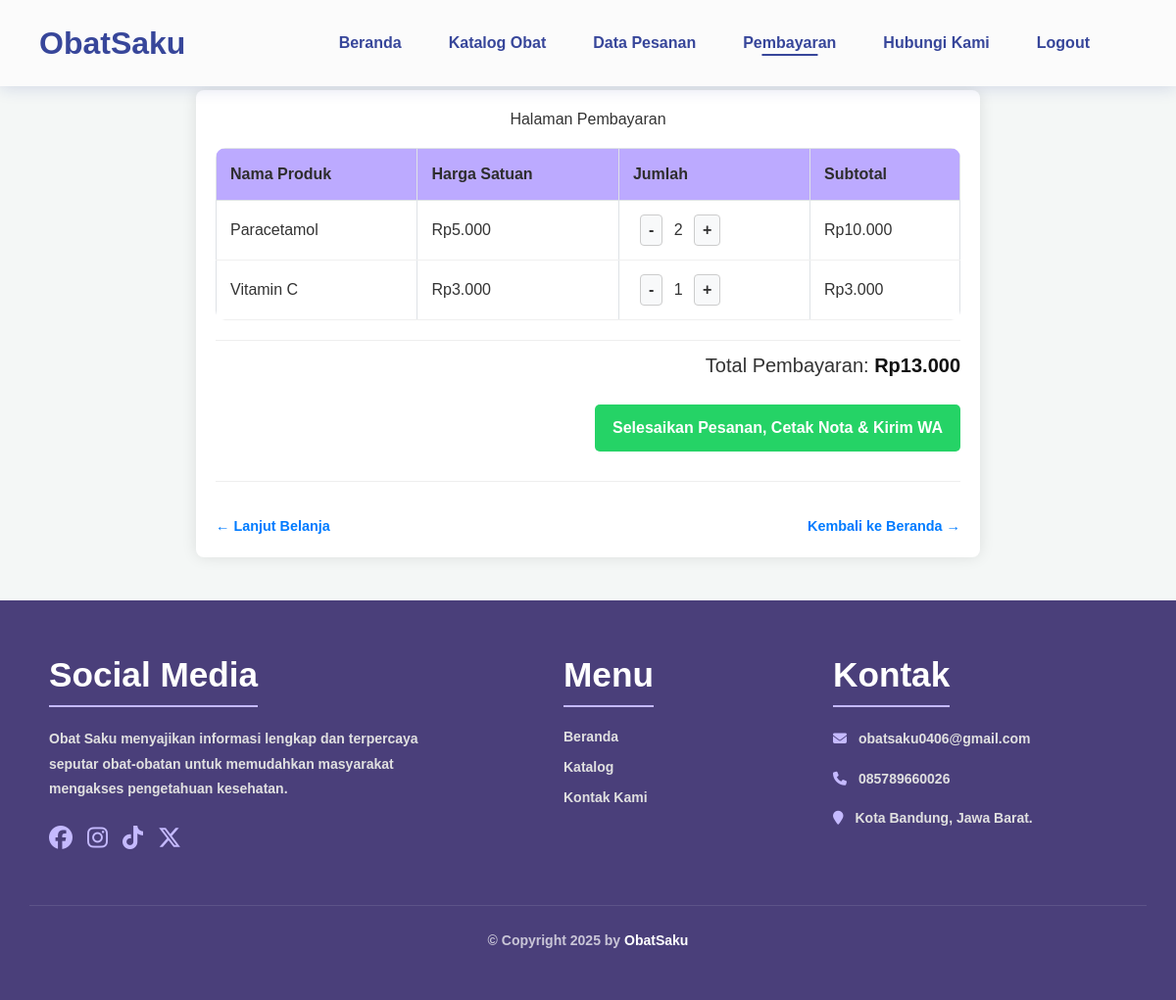
The page /obatsaku_website/pembayaran.php on the database its author committed.
### tables this page shows
CREATE TABLE keranjang (
    id INT AUTO_INCREMENT PRIMARY KEY,
    nama_produk VARCHAR(255),
    harga INT,
    jumlah INT
);

### obatsaku_website/pembayaran.php (the view, shortened to what this page needs)
<?php include 'header.php';
include "db/koneksi.php";
?>
<!DOCTYPE html>
<html lang="id">
<head>
    <link rel="stylesheet" href="../assets/css/pembayaran.css">
</head>
<body>
<div class="container">
    <div class="header-pembayaran">
      <h2>Halaman Pembayaran</h2>
    </div>
    <div id="nota-area">
        <?php
        $sql_keranjang = "SELECT id, id_obat, nama_produk, harga, jumlah FROM keranjang";
        $result_keranjang = mysqli_query($conn, $sql_keranjang);
        $total_pembayaran = 0;
        if ($result_keranjang && mysqli_num_rows($result_keranjang) > 0):
        ?>
            <table>
                <thead>
                    <tr>
                        <th>Nama Produk</th>
                        <th>Harga Satuan</th>
                        <th>Jumlah</th>
                        <th>Subtotal</th>
                    </tr>
                </thead>
                <tbody>
                <?php
                while ($item = mysqli_fetch_assoc($result_keranjang)):
                    $harga_item_numeric = floatval($item['harga']);
                    $jumlah_item_numeric = intval($item['jumlah']);
                    $subtotal_item = $harga_item_numeric * $jumlah_item_numeric;
                    $total_pembayaran += $subtotal_item;
                ?>
                    <tr>
                        <td><?= htmlspecialchars($item['nama_produk']) ?></td>
                        <td>Rp<?= number_format($harga_item_numeric, 0, ',', '.') ?></td>
                        <td class="action-buttons">
                            <form method="POST" action="pembayaran.php" style="display:inline;">
                                <button type="submit" class="btn-ikon" title="Kurangi">-</button>
                            </form>
                            <?= $jumlah_item_numeric ?>
                            <form method="POST" action="pembayaran.php" style="display:inline;">
                                <button type="submit" class="btn-ikon" title="Tambah">+</button>
                            </form>
                        </td>
                        <td>Rp<?= number_format($subtotal_item, 0, ',', '.') ?></td>
                    </tr>
                <?php endwhile; ?>
                </tbody>
            </table>
            <p class="total">Total Pembayaran: <strong id="total-harga-display">Rp<?= number_format($total_pembayaran, 0, ',', '.') ?></p>
            <div id="pembayaran-actions">
                <button class="btn-wa" id="btnProsesPesanan" onclick="prosesDanCetak()">Selesaikan Pesanan, Cetak Nota & Kirim WA</button>
            </div>
        <?php else: ?>
            <p class="empty-message">Keranjang belanja Anda kosong. Silakan tambahkan produk dari katalog.</p>
        <?php endif; ?>
    </div>
    <div class="navigasi-beranda">
        <a href="kelola_obat.php" class="back-link">&larr; Lanjut Belanja</a>
        <a href="index.php" class="back-link">Kembali ke Beranda &rarr;</a>
    </div>
</div>
</body>
</html>
<?php
include 'footer.php';
?>

### obatsaku_website/assets/css/header.css (style rules this page uses)
html { height: 100%; }
body { min-height: 100%; display: flex; flex-direction: column; }
:root { --header-height: 3.5rem; --first-color: #C5BAFF; --title-color: hsl(231, 47%, 41%); --text-color: hsl(230, 12%, 40%); --body-color:#FBFBFB; --container-color: hsl(230, 100%, 97%); --border-color: hsl(230, 25%, 80%); --body-font: "Syne", sans-serif; --h2-font-size: 1.25rem; --normal-font-size: .938rem; --font-regular: 400; --font-medium: 500; --font-semi-bold: 600; --z-fixed: 100; --z-modal: 1000; }
@media screen and (min-width: 1023px) { :root { --h2-font-size: 1.5rem; --normal-font-size: 1rem; } }
* { box-sizing: border-box; padding: 0; margin: 0; }
html { scroll-behavior: smooth; }
body, input, button { font-family: var(--body-font); font-size: var(--normal-font-size); }
body { background-color: var(--body-color); color: var(--text-color); }
input, button { border: none; outline: none; }
a { text-decoration: none; }
.container { max-width: 100%; margin-inline: 0; }
@media screen and (min-width: 1150px) { .container { margin-inline: auto; } }

### obatsaku_website/assets/css/footer.css (style rules this page uses)
* { margin: 0; padding: 0; box-sizing: border-box; scroll-behavior: smooth; font-family: "Poppins", sans-serif; }

### obatsaku_website/assets/css/style.css (style rules this page uses)
:root { --primary: #0463FA; --light: #EFF5FF; --dark: #1B2C51; }

### obatsaku_website/assets/css/data_pesanan.css (style rules this page uses)
:root { --warna-bg: #e8f9ff; --warna-card-bg: #ffffff; --warna-primary: #7c3aed; --warna-primary-hover: #5a22c8; --warna-secondary: #007bff; --warna-text: #333333; --warna-text-muted: #555555; --warna-border: #e0e0e0; --warna-success: #28a745; --warna-error: #dc3545; --warna-header-table-bg: #f0f3f5; --warna-header-table-text: #455a64; }

### obatsaku_website/assets/css/pembayaran.css (style rules this page uses)
.container { max-width: 800px; margin: 0 auto; background-color: #e6f7ff; padding: 30px; border-radius: 16px; box-shadow: 0 5px 15px rgba(0,0,0,0.1); }
h2 { text-align: center; color: #333; margin-bottom: 30px; }
table { width: 100%; border-collapse: collapse; border-radius: 10px; overflow: hidden; }
table th, table td { padding: 14px; text-align: left; }
table th { background-color: #bcaaff; color: #2d2d2d; font-weight: 600; }
table td { background-color: #ffffff; border-bottom: 1px solid #f0f0f0; }
.total { font-size: 18px; margin-top: 20px; text-align: right; color: #333; }
.total strong { color: #111; }
.btn-wa { background-color: #a78bfa; color: #fff; padding: 12px 24px; border: none; border-radius: 12px; cursor: pointer; font-weight: 600; transition: all 0.3s ease; }
.back-link { display: inline-block; margin-top: 30px; text-decoration: none; color: #333; font-size: 14px; transition: color 0.2s ease; }

### obatsaku_website/pembayaran.php (style rules this page uses)
body { font-family: Arial, sans-serif; margin: 0; background-color: #f4f7f6; color: #333; }
.container { max-width: 800px; margin: 20px auto; background-color: #fff; padding: 20px; border-radius: 8px; box-shadow: 0 0 15px rgba(0,0,0,0.1); }
.header-pembayaran h2 { text-align: center; color: #333; margin-bottom: 20px; }
table { width: 100%; border-collapse: collapse; margin-bottom: 20px; }
th, td { border: 1px solid #dee2e6; padding: 10px; text-align: left; vertical-align: middle; }
th { background-color: #e9ecef; color: #495057; font-weight: 600; }
td.action-buttons form { display: inline-block; margin: 0 2px; }
.total { font-size: 1.25em; font-weight: light; text-align: right; margin-top: 10px; padding-top:10px; border-top: 1px solid #eee; }
.btn-ikon { padding: 3px 8px; margin: 0 5px; cursor: pointer; font-weight: bold; border: 1px solid #ccc; background-color: #f8f9fa; border-radius: 4px; }
.btn-wa { padding: 12px 18px; background-color: #25D366; color: white; border: none; border-radius: 5px; cursor: pointer; font-size: 1em; text-decoration: none; display: inline-block; }
.back-link { display: inline-block; margin-top: 20px; color: #007bff; text-decoration: none; font-size: 0.9em; }
#pembayaran-actions { text-align: right; margin-top: 25px; }
.navigasi-beranda { display: flex; justify-content: space-between; align-items: center; margin-top: 30px; padding-top: 15px; border-top: 1px solid #eee; }

### rows shown on the page
keranjang: nama_produk "Paracetamol", harga "5.000", jumlah "2", subtotal_item "10.000"
keranjang: nama_produk "Vitamin C", harga "3.000", jumlah "1", subtotal_item "3.000"

### other values the page prints
$total_pembayaran "13.000"
